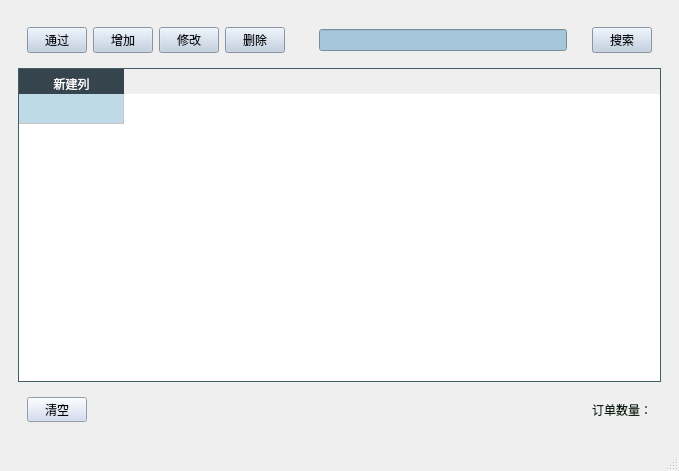
<?xml version="1.0" encoding="UTF-8"?>
<ui version="4.0">
 <class>MainWindow_IsPass</class>
 <widget class="QMainWindow" name="MainWindow_IsPass">
  <property name="geometry">
   <rect>
    <x>0</x>
    <y>0</y>
    <width>679</width>
    <height>471</height>
   </rect>
  </property>
  <property name="windowTitle">
   <string>订单审批</string>
  </property>
  <widget class="QWidget" name="centralwidget">
   <layout class="QGridLayout" name="gridLayout">
    <item row="0" column="0">
     <widget class="QStackedWidget" name="stackedWidget">
      <property name="maximumSize">
       <size>
        <width>9999</width>
        <height>9999</height>
       </size>
      </property>
      <property name="styleSheet">
       <string notr="true">background-color:rgba(179, 198, 214, 100);
QStackedWidge QToolButton {background-color: rgb(34, 44, 51);}
color: rgb(220, 238, 255);</string>
      </property>
      <property name="currentIndex">
       <number>0</number>
      </property>
      <widget class="QWidget" name="page">
       <layout class="QGridLayout" name="gridLayout_2">
        <item row="0" column="0">
         <widget class="QWidget" name="widget_3" native="true">
          <layout class="QHBoxLayout" name="horizontalLayout" stretch="0,3,3,3,0,9,0,3">
           <item>
            <widget class="QPushButton" name="btn_pass">
             <property name="maximumSize">
              <size>
               <width>60</width>
               <height>16777215</height>
              </size>
             </property>
             <property name="styleSheet">
              <string notr="true">color: rgb(12, 14, 19);
background-color: rgb(190, 205, 224);</string>
             </property>
             <property name="text">
              <string>通过</string>
             </property>
            </widget>
           </item>
           <item>
            <widget class="QPushButton" name="bin_add">
             <property name="maximumSize">
              <size>
               <width>60</width>
               <height>16777215</height>
              </size>
             </property>
             <property name="styleSheet">
              <string notr="true">color: rgb(12, 14, 19);
background-color: rgb(190, 205, 224);</string>
             </property>
             <property name="text">
              <string>增加</string>
             </property>
            </widget>
           </item>
           <item>
            <widget class="QPushButton" name="bin_update">
             <property name="maximumSize">
              <size>
               <width>60</width>
               <height>16777215</height>
              </size>
             </property>
             <property name="styleSheet">
              <string notr="true">color: rgb(12, 14, 19);
background-color: rgb(190, 205, 224);</string>
             </property>
             <property name="text">
              <string>修改</string>
             </property>
            </widget>
           </item>
           <item>
            <widget class="QPushButton" name="bin_delete">
             <property name="maximumSize">
              <size>
               <width>60</width>
               <height>16777215</height>
              </size>
             </property>
             <property name="styleSheet">
              <string notr="true">color: rgb(12, 14, 19);
background-color: rgb(190, 205, 224);</string>
             </property>
             <property name="text">
              <string>删除</string>
             </property>
            </widget>
           </item>
           <item>
            <spacer name="horizontalSpacer_3">
             <property name="orientation">
              <enum>Qt::Horizontal</enum>
             </property>
             <property name="sizeHint" stdset="0">
              <size>
               <width>28</width>
               <height>20</height>
              </size>
             </property>
            </spacer>
           </item>
           <item>
            <widget class="QLineEdit" name="le_search">
             <property name="toolTip">
              <string>可查询名称</string>
             </property>
             <property name="styleSheet">
              <string notr="true">color: rgba(42, 58, 67, 240);
background-color: rgb(166, 199, 219);</string>
             </property>
             <property name="text">
              <string/>
             </property>
            </widget>
           </item>
           <item>
            <spacer name="horizontalSpacer_2">
             <property name="orientation">
              <enum>Qt::Horizontal</enum>
             </property>
             <property name="sizeHint" stdset="0">
              <size>
               <width>19</width>
               <height>20</height>
              </size>
             </property>
            </spacer>
           </item>
           <item>
            <widget class="QPushButton" name="bin_search">
             <property name="maximumSize">
              <size>
               <width>60</width>
               <height>16777215</height>
              </size>
             </property>
             <property name="styleSheet">
              <string notr="true">color: rgb(12, 14, 19);
background-color: rgb(190, 205, 224);</string>
             </property>
             <property name="text">
              <string>搜索</string>
             </property>
            </widget>
           </item>
          </layout>
         </widget>
        </item>
        <item row="1" column="0">
         <widget class="QTableWidget" name="tableWidget">
          <property name="sizePolicy">
           <sizepolicy hsizetype="Expanding" vsizetype="Expanding">
            <horstretch>0</horstretch>
            <verstretch>0</verstretch>
           </sizepolicy>
          </property>
          <property name="minimumSize">
           <size>
            <width>0</width>
            <height>0</height>
           </size>
          </property>
          <property name="maximumSize">
           <size>
            <width>9999</width>
            <height>9999</height>
           </size>
          </property>
          <property name="styleSheet">
           <string notr="true">QTableView::item:hover
{
	background-color: rgba(47, 70, 74, 50);
}

QTableView::item:selected
{
	background-color: rgba(103, 141, 202, 150);
}

QTableWidget::item {
	background-color: rgb(192, 217, 231)
}
QHeaderView::section {
    color: white;
    font-size: 12px; /* 设置字体大小为12像素 */
	font-widget: bold;
	padding-top: 5px;
	height: 20px;
	background-color: rgba(42, 58, 67, 240);
	border:0.2px solid rgb(67, 93, 101);
}
QTableWidget {
    border: 1px solid rgb(67, 93, 101);; /* 设置表格外边框粗细为1像素 */
}

QTableWidget::item {
    color: black; /* 将所有表格内字体颜色设置为黑色 */
}

QTableWidget::item[row='0'] {
    color: white; /* 将第一行表头的字体颜色恢复为默认值 */
}
</string>
          </property>
          <attribute name="horizontalHeaderMinimumSectionSize">
           <number>25</number>
          </attribute>
          <attribute name="horizontalHeaderDefaultSectionSize">
           <number>105</number>
          </attribute>
          <attribute name="verticalHeaderVisible">
           <bool>false</bool>
          </attribute>
          <attribute name="verticalHeaderMinimumSectionSize">
           <number>25</number>
          </attribute>
          <attribute name="verticalHeaderDefaultSectionSize">
           <number>30</number>
          </attribute>
          <row/>
          <column>
           <property name="text">
            <string>新建列</string>
           </property>
          </column>
         </widget>
        </item>
        <item row="2" column="0">
         <widget class="QWidget" name="widget_4" native="true">
          <property name="minimumSize">
           <size>
            <width>0</width>
            <height>20</height>
           </size>
          </property>
          <property name="maximumSize">
           <size>
            <width>16777214</width>
            <height>16777215</height>
           </size>
          </property>
          <property name="styleSheet">
           <string notr="true">background-color: rgba(255, 255, 255, 0);</string>
          </property>
          <layout class="QGridLayout" name="gridLayout_4">
           <item row="0" column="0">
            <widget class="QPushButton" name="bin_clear">
             <property name="minimumSize">
              <size>
               <width>0</width>
               <height>25</height>
              </size>
             </property>
             <property name="maximumSize">
              <size>
               <width>60</width>
               <height>25</height>
              </size>
             </property>
             <property name="styleSheet">
              <string notr="true">color: rgb(0, 0, 0);
background-color: rgb(205, 216, 239);</string>
             </property>
             <property name="text">
              <string>清空</string>
             </property>
            </widget>
           </item>
           <item row="0" column="1">
            <spacer name="horizontalSpacer_4">
             <property name="orientation">
              <enum>Qt::Horizontal</enum>
             </property>
             <property name="sizeHint" stdset="0">
              <size>
               <width>461</width>
               <height>20</height>
              </size>
             </property>
            </spacer>
           </item>
           <item row="0" column="2">
            <widget class="QLabel" name="lb_cnt">
             <property name="styleSheet">
              <string notr="true">color: rgb(9, 29, 14);</string>
             </property>
             <property name="text">
              <string>订单数量：</string>
             </property>
            </widget>
           </item>
          </layout>
         </widget>
        </item>
       </layout>
      </widget>
      <widget class="QWidget" name="page_2"/>
     </widget>
    </item>
   </layout>
  </widget>
  <widget class="QMenuBar" name="menubar">
   <property name="geometry">
    <rect>
     <x>0</x>
     <y>0</y>
     <width>679</width>
     <height>17</height>
    </rect>
   </property>
  </widget>
  <widget class="QStatusBar" name="statusbar"/>
 </widget>
 <resources/>
 <connections/>
</ui>
